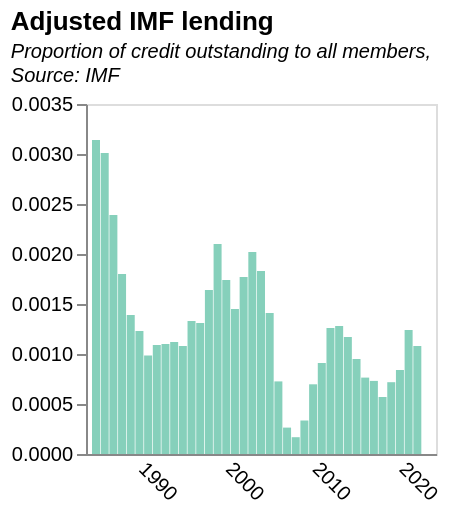

The specification (Vega-Lite) saved for this image:
### Vega-Lite specification from a JSON file in a GitHub repository (floating-point values rounded to 4 significant figures)
{"$schema": "https://vega.github.io/schema/vega-lite/v5.json", "title": {"text": "Adjusted IMF lending", "subtitle": ["Proportion of credit outstanding to all members,", "Source: IMF"], "subtitleFontStyle": "italic", "subtitleFontSize": 10, "anchor": "start", "color": "black"}, "data": {"values": [{"Date": "08/31/2022", "GRA Purchases": "93769635059", "PRGT 1/2/": "15254184552", "Totals": "1.09E+11", "Year": "2022", "Total_billions ": "109.0238196", "": "", "WorldGDP_billions": "", "Total_GDP_adjusted_billions": ""}, {"Date": "12/31/2021", "GRA Purchases": "89474552025", "PRGT 1/2/": "14554823681", "Totals": "1.04E+11", "Year": "2021", "Total_billions ": "104.0293757", "": "", "WorldGDP_billions": "96292.574", "Total_GDP_adjusted_billions": "1.08E-03"}, {"Date": "12/31/2020", "GRA Purchases": "93408630285", "PRGT 1/2/": "12481816684", "Totals": "1.06E+11", "Year": "2020", "Total_billions ": "105.890447", "": "", "WorldGDP_billions": "85238.623", "Total_GDP_adjusted_billions": "1.24E-03"}, {"Date": "12/31/2019", "GRA Purchases": "66945509865", "PRGT 1/2/": "6590835450", "Totals": "73536345315", "Year": "2019", "Total_billions ": "73.53634532", "": "Adjusted by dividing by world GDP in current prices (USD)", "WorldGDP_billions": "87536.338", "Total_GDP_adjusted_billions": "8.40E-04"}, {"Date": "12/31/2018", "GRA Purchases": "55395611392", "PRGT 1/2/": "6426181029", "Totals": "61821792421", "Year": "2018", "Total_billions ": "61.82179242", "": "", "WorldGDP_billions": "86084.955", "Total_GDP_adjusted_billions": "7.18E-04"}, {"Date": "12/31/2017", "GRA Purchases": "39585385873", "PRGT 1/2/": "6522280669", "Totals": "46107666542", "Year": "2017", "Total_billions ": "46.10766654", "": "", "WorldGDP_billions": "80945.405", "Total_GDP_adjusted_billions": "5.70E-04"}, {"Date": "12/31/2016", "GRA Purchases": "49267630851", "PRGT 1/2/": "6482647937", "Totals": "55750278788", "Year": "2016", "Total_billions ": "55.75027879", "": "", "WorldGDP_billions": "76267.375", "Total_GDP_adjusted_billions": "7.31E-04"}, {"Date": "12/31/2015", "GRA Purchases": "50757840741", "PRGT 1/2/": "6575911158", "Totals": "57333751899", "Year": "2015", "Total_billions ": "57.3337519", "": "", "WorldGDP_billions": "75042.63", "Total_GDP_adjusted_billions": "7.64E-04"}, {"Date": "12/31/2014", "GRA Purchases": "69041563463", "PRGT 1/2/": "6292755583", "Totals": "75334319046", "Year": "2014", "Total_billions ": "75.33431905", "": "", "WorldGDP_billions": "79321.72", "Total_GDP_adjusted_billions": "9.50E-04"}, {"Date": "12/31/2013", "GRA Purchases": "83899249061", "PRGT 1/2/": "6174392682", "Totals": "90073641743", "Year": "2013", "Total_billions ": "90.07364174", "": "", "WorldGDP_billions": "77290.82", "Total_GDP_adjusted_billions": "1.17E-03"}, {"Date": "12/31/2012", "GRA Purchases": "90042348252", "PRGT 1/2/": "5766292503", "Totals": "95808640755", "Year": "2012", "Total_billions ": "95.80864076", "": "", "WorldGDP_billions": "75116.959", "Total_GDP_adjusted_billions": "1.28E-03"}, {"Date": "12/31/2011", "GRA Purchases": "87276915790", "PRGT 1/2/": "5308609594", "Totals": "92585525384", "Year": "2011", "Total_billions ": "92.58552538", "": "", "WorldGDP_billions": "73747.749", "Total_GDP_adjusted_billions": "1.26E-03"}, {"Date": "12/31/2010", "GRA Purchases": "55620104510", "PRGT 1/2/": "4819344134", "Totals": "60439448644", "Year": "2010", "Total_billions ": "60.43944864", "": "", "WorldGDP_billions": "66435.818", "Total_GDP_adjusted_billions": "9.10E-04"}, {"Date": "12/31/2009", "GRA Purchases": "37221142436", "PRGT 1/2/": "5079705286", "Totals": "42300847722", "Year": "2009", "Total_billions ": "42.30084772", "": "", "WorldGDP_billions": "60731.151", "Total_GDP_adjusted_billions": "6.97E-04"}, {"Date": "12/31/2008", "GRA Purchases": "17514964723", "PRGT 1/2/": "3972372030", "Totals": "21487336753", "Year": "2008", "Total_billions ": "21.48733675", "": "", "WorldGDP_billions": "64108.44", "Total_GDP_adjusted_billions": "3.35E-04"}, {"Date": "12/31/2007", "GRA Purchases": "6036146757", "PRGT 1/2/": "3796945581", "Totals": "9833092338", "Year": "2007", "Total_billions ": "9.833092338", "": "", "WorldGDP_billions": "58443.072", "Total_GDP_adjusted_billions": "1.68E-04"}, {"Date": "12/31/2006", "GRA Purchases": "9822640239", "PRGT 1/2/": "3844020520", "Totals": "13666660759", "Year": "2006", "Total_billions ": "13.66666076", "": "", "WorldGDP_billions": "51762.962", "Total_GDP_adjusted_billions": "2.64E-04"}, {"Date": "12/31/2005", "GRA Purchases": "28432143237", "PRGT 1/2/": "6282121668", "Totals": "34714264905", "Year": "2005", "Total_billions ": "34.71426491", "": "", "WorldGDP_billions": "47792.249", "Total_GDP_adjusted_billions": "7.26E-04"}, {"Date": "12/31/2004", "GRA Purchases": "55373766674", "PRGT 1/2/": "6766029353", "Totals": "62139796027", "Year": "2004", "Total_billions ": "62.13979603", "": "", "WorldGDP_billions": "44116.922", "Total_GDP_adjusted_billions": "1.41E-03"}, {"Date": "12/31/2003", "GRA Purchases": "65032062712", "PRGT 1/2/": "6880893268", "Totals": "71912955980", "Year": "2003", "Total_billions ": "71.91295598", "": "", "WorldGDP_billions": "39193.343", "Total_GDP_adjusted_billions": "1.83E-03"}, {"Date": "12/31/2002", "GRA Purchases": "63601058794", "PRGT 1/2/": "6868671012", "Totals": "70469729806", "Year": "2002", "Total_billions ": "70.46972981", "": "", "WorldGDP_billions": "34900.086", "Total_GDP_adjusted_billions": "2.02E-03"}, {"Date": "12/31/2001", "GRA Purchases": "53477225409", "PRGT 1/2/": "6424578684", "Totals": "59901804093", "Year": "2001", "Total_billions ": "59.90180409", "": "", "WorldGDP_billions": "33788.307", "Total_GDP_adjusted_billions": "1.77E-03"}, {"Date": "12/31/2000", "GRA Purchases": "42990531049", "PRGT 1/2/": "6331595468", "Totals": "49322126517", "Year": "2000", "Total_billions ": "49.32212652", "": "", "WorldGDP_billions": "34039.874", "Total_GDP_adjusted_billions": "1.45E-03"}, {"Date": "12/31/1999", "GRA Purchases": "51061861875", "PRGT 1/2/": "6434274362", "Totals": "57496136237", "Year": "1999", "Total_billions ": "57.49613624", "": "", "WorldGDP_billions": "32949.687", "Total_GDP_adjusted_billions": "1.74E-03"}, {"Date": "12/31/1998", "GRA Purchases": "60451017051", "PRGT 1/2/": "6288825925", "Totals": "66739842976", "Year": "1998", "Total_billions ": "66.73984298", "": "", "WorldGDP_billions": "31824.477", "Total_GDP_adjusted_billions": "2.10E-03"}, {"Date": "12/31/1997", "GRA Purchases": "46559033783", "PRGT 1/2/": "6009867422", "Totals": "52568901205", "Year": "1997", "Total_billions ": "52.56890121", "": "", "WorldGDP_billions": "31979.647", "Total_GDP_adjusted_billions": "1.64E-03"}, {"Date": "12/31/1996", "GRA Purchases": "36127472805", "PRGT 1/2/": "5881609752", "Totals": "42009082557", "Year": "1996", "Total_billions ": "42.00908256", "": "", "WorldGDP_billions": "32068.872", "Total_GDP_adjusted_billions": "1.31E-03"}, {"Date": "12/31/1995", "GRA Purchases": "35929173412", "PRGT 1/2/": "5657438528", "Totals": "41586611940", "Year": "1995", "Total_billions ": "41.58661194", "": "", "WorldGDP_billions": "31199.71", "Total_GDP_adjusted_billions": "1.33E-03"}, {"Date": "12/31/1994", "GRA Purchases": "25611676952", "PRGT 1/2/": "4599768498", "Totals": "30211445450", "Year": "1994", "Total_billions ": "30.21144545", "": "", "WorldGDP_billions": "27985.29", "Total_GDP_adjusted_billions": "1.08E-03"}, {"Date": "12/31/1993", "GRA Purchases": "25196745031", "PRGT 1/2/": "3942792899", "Totals": "29139537930", "Year": "1993", "Total_billions ": "29.13953793", "": "", "WorldGDP_billions": "26039.542", "Total_GDP_adjusted_billions": "1.12E-03"}, {"Date": "12/31/1992", "GRA Purchases": "23967172718", "PRGT 1/2/": "3804463796", "Totals": "27771636514", "Year": "1992", "Total_billions ": "27.77163651", "": "", "WorldGDP_billions": "25328.261", "Total_GDP_adjusted_billions": "1.10E-03"}, {"Date": "12/31/1991", "GRA Purchases": "23378573926", "PRGT 1/2/": "3285717796", "Totals": "26664291722", "Year": "1991", "Total_billions ": "26.66429172", "": "", "WorldGDP_billions": "24492.481", "Total_GDP_adjusted_billions": "1.09E-03"}, {"Date": "12/31/1990", "GRA Purchases": "20731851093", "PRGT 1/2/": "2571911617", "Totals": "23303762710", "Year": "1990", "Total_billions ": "23.30376271", "": "", "WorldGDP_billions": "23654.018", "Total_GDP_adjusted_billions": "9.85E-04"}, {"Date": "12/31/1989", "GRA Purchases": "22315104224", "PRGT 1/2/": "2334886562", "Totals": "24649990786", "Year": "1989", "Total_billions ": "24.64999079", "": "", "WorldGDP_billions": "20122.142", "Total_GDP_adjusted_billions": "1.23E-03"}, {"Date": "12/31/1988", "GRA Purchases": "24750004884", "PRGT 1/2/": "1773964293", "Totals": "26523969177", "Year": "1988", "Total_billions ": "26.52396918", "": "", "WorldGDP_billions": "19125.335", "Total_GDP_adjusted_billions": "1.39E-03"}, {"Date": "12/31/1987", "GRA Purchases": "28751979125", "PRGT 1/2/": "1866342930", "Totals": "30618322055", "Year": "1987", "Total_billions ": "30.61832206", "": "", "WorldGDP_billions": "17008.945", "Total_GDP_adjusted_billions": "1.80E-03"}, {"Date": "12/31/1986", "GRA Purchases": "33334905644", "PRGT 1/2/": "2013169931", "Totals": "35348075575", "Year": "1986", "Total_billions ": "35.34807558", "": "", "WorldGDP_billions": "14771.979", "Total_GDP_adjusted_billions": "2.39E-03"}, {"Date": "12/31/1985", "GRA Purchases": "35194787249", "PRGT 1/2/": "2470247948", "Totals": "37665035197", "Year": "1985", "Total_billions ": "37.6650352", "": "", "WorldGDP_billions": "12523.328", "Total_GDP_adjusted_billions": "3.01E-03"}, {"Date": "12/31/1984", "GRA Purchases": "34936772393", "PRGT 1/2/": "2769874900", "Totals": "37706647293", "Year": "1984", "Total_billions ": "37.70664729", "": "", "WorldGDP_billions": "11997.41", "Total_GDP_adjusted_billions": "3.14E-03"}, {"Date": "", "GRA Purchases": "", "PRGT 1/2/": "", "Totals": "", "Year": "", "Total_billions ": "", "": "", "WorldGDP_billions": "", "Total_GDP_adjusted_billions": ""}, {"Date": "", "GRA Purchases": "", "PRGT 1/2/": "", "Totals": "", "Year": "", "Total_billions ": "", "": "", "WorldGDP_billions": "", "Total_GDP_adjusted_billions": ""}, {"Date": " 1/ Includes loans under the Structural Adjustment Facility and Trust Fund.", "GRA Purchases": "", "PRGT 1/2/": "", "Totals": "", "Year": "", "Total_billions ": "", "": "", "WorldGDP_billions": "", "Total_GDP_adjusted_billions": ""}, {"Date": "", "GRA Purchases": "", "PRGT 1/2/": "", "Totals": "", "Year": "", "Total_billions ": "", "": "", "WorldGDP_billions": "", "Total_GDP_adjusted_billions": ""}, {"Date": " 2/ Formerly PRGF-ESF.", "GRA Purchases": "", "PRGT 1/2/": "", "Totals": "", "Year": "", "Total_billions ": "", "": "", "WorldGDP_billions": "", "Total_GDP_adjusted_billions": ""}], "format": {"parse": {"Year": "date"}}}, "height": 175, "width": 175, "mark": {"type": "bar", "color": "#86d0bb", "size": 4}, "encoding": {"x": {"field": "Year", "type": "temporal", "axis": {"title": null, "grid": false, "ticks": false, "labelAngle": 45}}, "y": {"field": "Total_GDP_adjusted_billions", "type": "quantitative", "title": "", "axis": {"grid": false}}}}
